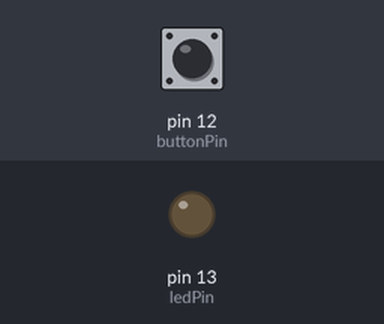
Recording of a program running on a simulated Raspberry Pi (header pin numbers). Parts: output pins drawn as LEDs (lit = HIGH). Inputs (shaded band) come from the test bench; at power-on: pin 12 (buttonPin) HIGH. What the program prints to the terminal is not drawn.

Above: at 1.2 s.
1.3 s: pin 12 (buttonPin) pulled LOW for 0.15 s
At 1.4 s:
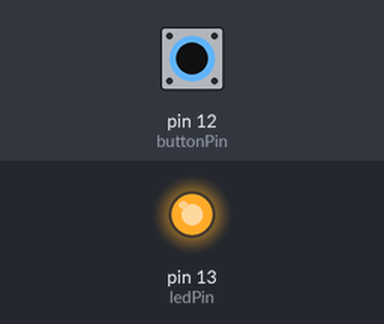
3.0 s: pin 12 (buttonPin) pulled LOW for 3.2 s
At 7.4 s:
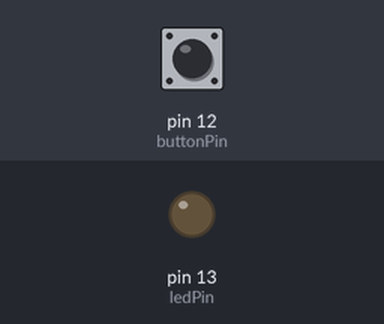
Timing chart, 0 to 8.9 s (numbered marks = the images above; inputs shaded):
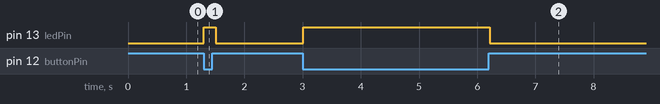

Measured:
- after the input at 1.3 s, pin 13 (ledPin): LOW → HIGH at once, → LOW 0.20 s later
- after the input at 3.0 s, pin 13 (ledPin): LOW → HIGH at once, → LOW 3.2 s later

The program:

ButtonLED.py
```python
#!/usr/bin/env python3
########################################################################
# Filename    : ButtonLED.py
# Description : Control led with button
# auther      : www.freenove.com
# modification: 2019/12/28
########################################################################
import RPi.GPIO as GPIO
import time
import sys

ledPin = 13  # 11  # define ledPin
buttonPin = 12    # define buttonPin

def install_xxx():
    print("Blau ist ", end="", flush=True)


def setup():

    GPIO.setmode(GPIO.BOARD)      # use PHYSICAL GPIO Numbering
    GPIO.setup(ledPin, GPIO.OUT)   # set ledPin to OUTPUT mode
    GPIO.setup(buttonPin, GPIO.IN, pull_up_down=GPIO.PUD_UP)    # set buttonPin to PULL UP INPUT mode

def loop():
    while True:
        if GPIO.input(buttonPin)==GPIO.LOW: # if button is pressed
            GPIO.output(ledPin,GPIO.HIGH)   # turn on led
            print("Blau ist an ")
            sys.stdout.write("\033[F")
            time.sleep(.1)
        else : # if button is relessed
            GPIO.output(ledPin,GPIO.LOW) # turn off led
            print("Blau ist aus")
            sys.stdout.write("\033[F")
            time.sleep(.1)

def destroy():
    GPIO.output(ledPin, GPIO.LOW)     # turn off led
    GPIO.cleanup()                    # Release GPIO resource

if __name__ == '__main__':     # Program entrance
    print ('Program is starting...')
    setup()
    try:
        loop()
    except KeyboardInterrupt:  # Press ctrl-c to end the program.
        destroy()
```
